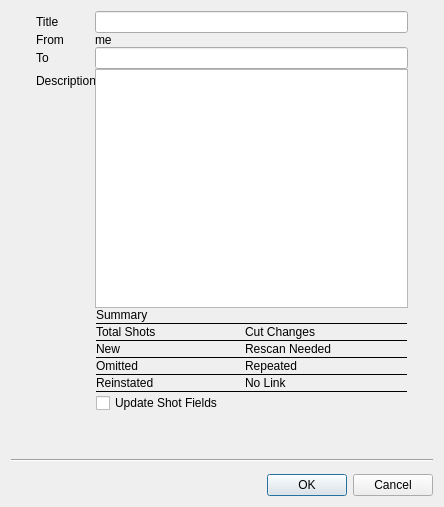
<?xml version="1.0" encoding="UTF-8"?>
<ui version="4.0">
 <class>submit_dialog</class>
 <widget class="QDialog" name="submit_dialog">
  <property name="geometry">
   <rect>
    <x>0</x>
    <y>0</y>
    <width>444</width>
    <height>507</height>
   </rect>
  </property>
  <property name="windowTitle">
   <string>Import Cut</string>
  </property>
  <property name="modal">
   <bool>true</bool>
  </property>
  <layout class="QGridLayout" name="gridLayout_2" rowstretch="1,0,0,0" columnstretch="1,20,1">
   <property name="verticalSpacing">
    <number>12</number>
   </property>
   <item row="0" column="1">
    <layout class="QFormLayout" name="formLayout">
     <property name="fieldGrowthPolicy">
      <enum>QFormLayout::AllNonFixedFieldsGrow</enum>
     </property>
     <property name="leftMargin">
      <number>0</number>
     </property>
     <property name="rightMargin">
      <number>0</number>
     </property>
     <item row="0" column="0">
      <widget class="QLabel" name="label">
       <property name="text">
        <string>Title</string>
       </property>
      </widget>
     </item>
     <item row="0" column="1">
      <widget class="QLineEdit" name="title_text"/>
     </item>
     <item row="1" column="0">
      <widget class="QLabel" name="label_2">
       <property name="text">
        <string>From</string>
       </property>
      </widget>
     </item>
     <item row="1" column="1">
      <widget class="QLabel" name="from_label">
       <property name="text">
        <string>me</string>
       </property>
      </widget>
     </item>
     <item row="2" column="0">
      <widget class="QLabel" name="label_4">
       <property name="text">
        <string>To</string>
       </property>
      </widget>
     </item>
     <item row="2" column="1">
      <widget class="QLineEdit" name="to_text"/>
     </item>
     <item row="3" column="0">
      <widget class="QLabel" name="label_5">
       <property name="text">
        <string>Description</string>
       </property>
      </widget>
     </item>
     <item row="3" column="1">
      <widget class="QTextEdit" name="description_text"/>
     </item>
     <item row="4" column="1">
      <layout class="QGridLayout" name="gridLayout">
       <property name="leftMargin">
        <number>1</number>
       </property>
       <property name="topMargin">
        <number>0</number>
       </property>
       <property name="rightMargin">
        <number>1</number>
       </property>
       <property name="bottomMargin">
        <number>0</number>
       </property>
       <property name="horizontalSpacing">
        <number>0</number>
       </property>
       <property name="verticalSpacing">
        <number>-1</number>
       </property>
       <item row="7" column="0" colspan="4">
        <widget class="Line" name="line_3">
         <property name="frameShadow">
          <enum>QFrame::Plain</enum>
         </property>
         <property name="orientation">
          <enum>Qt::Horizontal</enum>
         </property>
        </widget>
       </item>
       <item row="6" column="0">
        <widget class="QLabel" name="label_9">
         <property name="styleSheet">
          <string notr="true"/>
         </property>
         <property name="text">
          <string>Omitted</string>
         </property>
         <property name="margin">
          <number>0</number>
         </property>
        </widget>
       </item>
       <item row="4" column="0">
        <widget class="QLabel" name="label_3">
         <property name="styleSheet">
          <string notr="true"/>
         </property>
         <property name="text">
          <string>New</string>
         </property>
         <property name="margin">
          <number>0</number>
         </property>
        </widget>
       </item>
       <item row="2" column="0">
        <widget class="QLabel" name="label_7">
         <property name="styleSheet">
          <string notr="true"/>
         </property>
         <property name="frameShape">
          <enum>QFrame::NoFrame</enum>
         </property>
         <property name="text">
          <string>Total Shots</string>
         </property>
         <property name="margin">
          <number>0</number>
         </property>
        </widget>
       </item>
       <item row="4" column="2">
        <widget class="QLabel" name="label_8">
         <property name="styleSheet">
          <string notr="true"/>
         </property>
         <property name="text">
          <string>Rescan Needed</string>
         </property>
        </widget>
       </item>
       <item row="0" column="0" colspan="4">
        <widget class="QLabel" name="label_6">
         <property name="styleSheet">
          <string notr="true">border-bottom: 1px solid black;
</string>
         </property>
         <property name="frameShape">
          <enum>QFrame::NoFrame</enum>
         </property>
         <property name="text">
          <string>Summary</string>
         </property>
         <property name="alignment">
          <set>Qt::AlignLeading|Qt::AlignLeft|Qt::AlignVCenter</set>
         </property>
         <property name="margin">
          <number>0</number>
         </property>
        </widget>
       </item>
       <item row="4" column="3">
        <widget class="QLabel" name="rescans_label">
         <property name="styleSheet">
          <string notr="true"/>
         </property>
         <property name="text">
          <string/>
         </property>
         <property name="alignment">
          <set>Qt::AlignCenter</set>
         </property>
        </widget>
       </item>
       <item row="8" column="0">
        <widget class="QLabel" name="label_11">
         <property name="styleSheet">
          <string notr="true"/>
         </property>
         <property name="text">
          <string>Reinstated</string>
         </property>
         <property name="margin">
          <number>0</number>
         </property>
        </widget>
       </item>
       <item row="6" column="3">
        <widget class="QLabel" name="repeated_label">
         <property name="styleSheet">
          <string notr="true"/>
         </property>
         <property name="text">
          <string/>
         </property>
         <property name="alignment">
          <set>Qt::AlignCenter</set>
         </property>
        </widget>
       </item>
       <item row="2" column="3">
        <widget class="QLabel" name="cut_changes_label">
         <property name="styleSheet">
          <string notr="true"/>
         </property>
         <property name="text">
          <string/>
         </property>
         <property name="alignment">
          <set>Qt::AlignCenter</set>
         </property>
        </widget>
       </item>
       <item row="2" column="1">
        <widget class="QLabel" name="total_shots_label">
         <property name="styleSheet">
          <string notr="true"/>
         </property>
         <property name="text">
          <string/>
         </property>
         <property name="alignment">
          <set>Qt::AlignCenter</set>
         </property>
        </widget>
       </item>
       <item row="2" column="2">
        <widget class="QLabel" name="label_12">
         <property name="styleSheet">
          <string notr="true"/>
         </property>
         <property name="text">
          <string>Cut Changes</string>
         </property>
        </widget>
       </item>
       <item row="4" column="1">
        <widget class="QLabel" name="new_shots_label">
         <property name="styleSheet">
          <string notr="true"/>
         </property>
         <property name="text">
          <string/>
         </property>
         <property name="alignment">
          <set>Qt::AlignCenter</set>
         </property>
        </widget>
       </item>
       <item row="5" column="0" colspan="4">
        <widget class="Line" name="line_2">
         <property name="frameShadow">
          <enum>QFrame::Plain</enum>
         </property>
         <property name="orientation">
          <enum>Qt::Horizontal</enum>
         </property>
        </widget>
       </item>
       <item row="8" column="3">
        <widget class="QLabel" name="no_link_label">
         <property name="text">
          <string/>
         </property>
         <property name="alignment">
          <set>Qt::AlignCenter</set>
         </property>
        </widget>
       </item>
       <item row="8" column="1">
        <widget class="QLabel" name="reinstated_label">
         <property name="styleSheet">
          <string notr="true"/>
         </property>
         <property name="text">
          <string/>
         </property>
         <property name="alignment">
          <set>Qt::AlignCenter</set>
         </property>
        </widget>
       </item>
       <item row="6" column="1">
        <widget class="QLabel" name="omitted_label">
         <property name="styleSheet">
          <string notr="true"/>
         </property>
         <property name="text">
          <string/>
         </property>
         <property name="alignment">
          <set>Qt::AlignCenter</set>
         </property>
        </widget>
       </item>
       <item row="8" column="2">
        <widget class="QLabel" name="no_link_title_label">
         <property name="enabled">
          <bool>true</bool>
         </property>
         <property name="text">
          <string>No Link</string>
         </property>
        </widget>
       </item>
       <item row="6" column="2">
        <widget class="QLabel" name="label_10">
         <property name="styleSheet">
          <string notr="true"/>
         </property>
         <property name="text">
          <string>Repeated</string>
         </property>
        </widget>
       </item>
       <item row="3" column="0" colspan="4">
        <widget class="Line" name="line_4">
         <property name="frameShadow">
          <enum>QFrame::Plain</enum>
         </property>
         <property name="orientation">
          <enum>Qt::Horizontal</enum>
         </property>
        </widget>
       </item>
       <item row="1" column="0" colspan="4">
        <widget class="Line" name="line_1">
         <property name="frameShadow">
          <enum>QFrame::Plain</enum>
         </property>
         <property name="orientation">
          <enum>Qt::Horizontal</enum>
         </property>
        </widget>
       </item>
       <item row="10" column="0" colspan="4">
        <widget class="QCheckBox" name="checkBox">
         <property name="toolTip">
          <string>If off, Shot fields will not be updated, but, if needed, new Shots will be created</string>
         </property>
         <property name="text">
          <string>Update Shot Fields</string>
         </property>
        </widget>
       </item>
       <item row="9" column="0" colspan="4">
        <widget class="Line" name="line_5">
         <property name="frameShadow">
          <enum>QFrame::Plain</enum>
         </property>
         <property name="orientation">
          <enum>Qt::Horizontal</enum>
         </property>
        </widget>
       </item>
      </layout>
     </item>
    </layout>
   </item>
   <item row="0" column="2">
    <spacer name="horizontalSpacer">
     <property name="orientation">
      <enum>Qt::Horizontal</enum>
     </property>
     <property name="sizeHint" stdset="0">
      <size>
       <width>0</width>
       <height>0</height>
      </size>
     </property>
    </spacer>
   </item>
   <item row="1" column="1">
    <spacer name="verticalSpacer">
     <property name="orientation">
      <enum>Qt::Vertical</enum>
     </property>
     <property name="sizeHint" stdset="0">
      <size>
       <width>20</width>
       <height>34</height>
      </size>
     </property>
    </spacer>
   </item>
   <item row="0" column="0">
    <spacer name="horizontalSpacer_2">
     <property name="orientation">
      <enum>Qt::Horizontal</enum>
     </property>
     <property name="sizeHint" stdset="0">
      <size>
       <width>0</width>
       <height>20</height>
      </size>
     </property>
    </spacer>
   </item>
   <item row="2" column="0" colspan="3">
    <widget class="Line" name="line">
     <property name="orientation">
      <enum>Qt::Horizontal</enum>
     </property>
    </widget>
   </item>
   <item row="3" column="0" colspan="3">
    <widget class="QDialogButtonBox" name="import_cut_button_box">
     <property name="orientation">
      <enum>Qt::Horizontal</enum>
     </property>
     <property name="standardButtons">
      <set>QDialogButtonBox::Cancel|QDialogButtonBox::Ok</set>
     </property>
    </widget>
   </item>
  </layout>
 </widget>
 <resources/>
 <connections/>
</ui>
